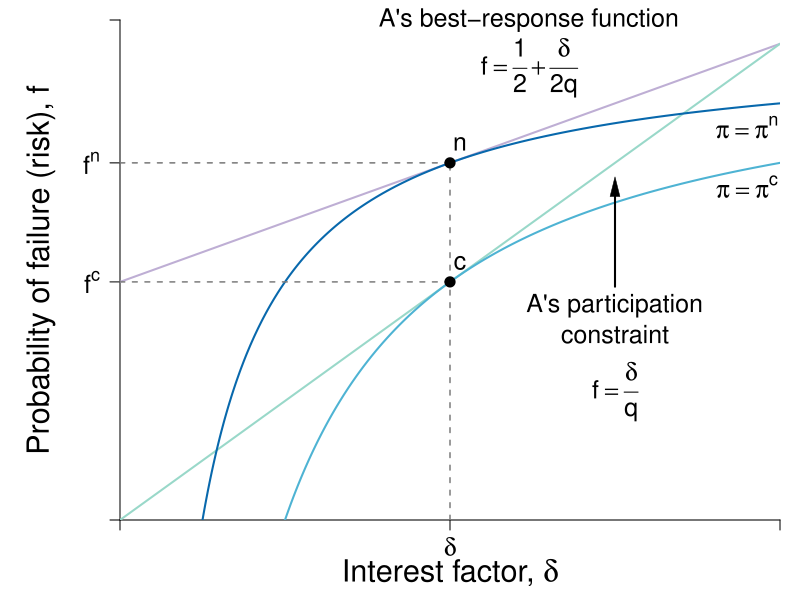

This chart was generated by the following R code:
#Graph Designer: Simon Halliday, Scott Cohn
#Authors: Bowles and Halliday
#Title: Coordination, Conflict and Competition: A Text in Microeconomics

library(shape)
pdf(file = "credit/non_contractual_risk_comparison.pdf", width = 8, height = 6)

#Set parameters for graphics
pointsize <- 1.8
axislabelsize <- 1.8
labelsize <- 1.5
namesize <- 1.8
annotatesize <- 1.5
graphlinewidth <- 2
segmentlinewidth <- 1.5

COL <- c("#7fc97f", "#beaed4", "#fdc086", "#ffff99", "#386cb0", "#f0027f", "#bf5b17", "#666666")
COLA <- c("#e0f3db", "#99d8c9","#66c2a4","#41ae76", "#238b45", "#005824")
COLB <- c("#c6dbef", "#4eb3d3", "#2b8cbe", "#0868ac","#084081")
COLC <- c("#fcfbfd", "#efedf5", "#dadaeb", "#bcbddc", "#9e9ac8", "#807dba", "#6a51a3", "#54278f", "#3f007d")
grays <- gray.colors(25, start = 1, end = 0)

#Edited the margins to cater for the larger LHS labels
par(mar =  c(4, 6, 1, 1))

brfFn <- function(delta, q = 1) {
  .5 + (delta / (2 * q)) 
}

PCFn <- function(delta, q = 1) {
  delta/q
}

isoreturnFn <- function(delta, pi=0.125) {
  1 - (pi)/delta
}


yFn <- function(d1, f1, q = 1){
  q*f1*(1 - f1) - d1*(1 - f1)
}

profitFn <- function(d1, q = 1){
  d1/2 - (1/(2*q))*(d1)^2
}

ylow <- function(delta, q = 1, ybar = 0.0625){
  (-sqrt(delta^2 - 2*delta*q + q^2 - 4*q*ybar) + delta + q)/(2*q)
}

yhigh <- function(delta, q = 1, ybar = 0.0625){
  (sqrt(delta^2 - 2*delta*q + q^2 - 4*q*ybar) + delta + q)/(2*q)
}

xlims <- c(0, 1)
ylims <- c(0, 1.05)

npts <- 501 
d1 <- seq(xlims[1], xlims[2], length.out = npts)
f1 <- seq(ylims[1], ylims[2], length.out = npts) 
a <- c(0.0625)

plot(0, 0, xlim = xlims, ylim = ylims, type = "n",
     xlab = expression(paste("")),
     ylab = expression(paste("")), 
     xaxt = "n", 
     yaxt = "n", 
     cex.lab = axislabelsize, 
     bty = "n", 
     xaxs = "i", 
     yaxs = "i"
)


ticksy <- c(ylims[1], isoreturnFn(0.25), brfFn(delta = 0.5), ylims[2])
ylabels <- c(NA, expression(paste(f^{c})), expression(paste(f^{n})), NA)
ticksx <- c(xlims[1], 0.5, xlims[2])
xlabels <- c(NA, expression(paste(delta)), NA)

axis(1, at = ticksx, pos = 0, labels = xlabels, cex.axis = labelsize)
axis(2, at = ticksy, pos = 0, labels = ylabels, las = 1, cex.axis = labelsize)

npts <- 503 
xx1 <- seq(xlims[1], xlims[2], length.out = npts)
xx2 <- seq(0, 1, length.out = npts)
# 
# xpoly1 <- seq(from = 0.168, to = 0.5, length.out = 500)
# ypoly1 <- ylow(xpoly1)
# ypoly2 <- isoreturnFn(xpoly1)
# polygon(x = c(xpoly1, rev(xpoly1)), y = c(ypoly1, rev(ypoly2)), col = COL[4], density = NULL, border = NA)


#Draw the graphs
lines(xx1, brfFn(xx1), col = COL[2], lwd = graphlinewidth)
lines(xx1, PCFn(xx1), col = COLA[2], lwd = graphlinewidth)
lines(xx1, isoreturnFn(xx1), col = COLB[4], lwd = graphlinewidth)
lines(xx1, isoreturnFn(xx1, pi = 0.25), col = COLB[2], lwd = graphlinewidth)

#Axis labels
mtext(expression(paste("Interest factor, ", delta)), side = 1, line = 2.5, cex = axislabelsize)
text(-0.12, 0.5*(ylims[2]), expression(paste("Probability of failure (risk), ", f)), xpd = TRUE, cex = axislabelsize, srt = 90) 


# contour(d1, f1,
#         outer(d1, f1, yFn),
#         drawlabels = FALSE,
#         col = COLA[3],
#         lwd = graphlinewidth,
#         levels = a,
#         xaxs = "i",
#         yaxs = "i",
#         add = TRUE)


segments(0.5, 0, 0.5, brfFn(delta = 0.5), lty = 2, col = grays[20] , lwd = segmentlinewidth)
segments(0, brfFn(delta = 0.5), 0.5, brfFn(delta = 0.5), lty = 2, col = grays[20] , lwd = segmentlinewidth)
segments(0, isoreturnFn(0.25), 0.5, isoreturnFn(0.25), lty = 2, col = grays[20] , lwd = segmentlinewidth)

#Annotate points (4,4),(2,8),(8,2) on feasibility frontier
text(0.5 + 0.015, isoreturnFn(0.5) + 0.04, expression(paste(n)), cex = labelsize)
points(0.5, isoreturnFn(0.5), pch = 16, col = "black", cex = 1.5)

text(0.5 + 0.015, isoreturnFn(0.25) + 0.04, expression(paste(c)), cex = labelsize)
points(0.5, isoreturnFn(0.25), pch = 16, col = "black", cex = 1.5)


# text(0.375 + 0.02, 0.6 + 0.03, expression(paste(b)), cex = labelsize)
# points(0.375, 0.6, pch = 16, col = "black", cex = 1.5)

# text(0.2, 0.85, expression(paste(y == y^{n})), cex = labelsize)

text(0.62, 1.05, expression(paste("A's best-response function")), cex = labelsize, xpd = TRUE)
text(0.62, 0.95, expression(paste(f == frac(1,2) + frac(delta, 2*q))), cex = labelsize)

text(0.75, 0.45, expression(paste("A's participation")), cex = labelsize)
text(0.75, 0.39, expression(paste("constraint")), cex = labelsize)
text(0.75, 0.27, expression(paste(f == frac(delta, q))), cex = labelsize)
Arrows(0.75, 0.49, 0.75, 0.7, col = "black", lty = 1, lwd = 2, arr.type = "triangle", arr.lwd = 0.5)


#text(0.87, 0.6, expression(paste("P's isoprofit curve")), cex = labelsize, xpd = TRUE)
text(0.95, 0.825, expression(paste(pi == pi^{n})), cex = labelsize, xpd = TRUE)
#Arrows(0.87, 0.63, 0.87, 0.82, col = "black", lty = 1, lwd = 2, arr.type = "triangle", arr.lwd = 0.5)
text(0.95, 0.7, expression(paste(pi == pi^{c})), cex = labelsize, xpd = TRUE)

# text(0.3, 0.13, expression(paste("Pareto-improving")), cex = labelsize)
# text(0.3, 0.07, expression(paste("lens")), cex = labelsize)
# Arrows(0.3, 0.18, 0.3, 0.5, col = "black", lty = 1, lwd = 2, arr.type = "triangle", arr.lwd = 0.5)


dev.off()
